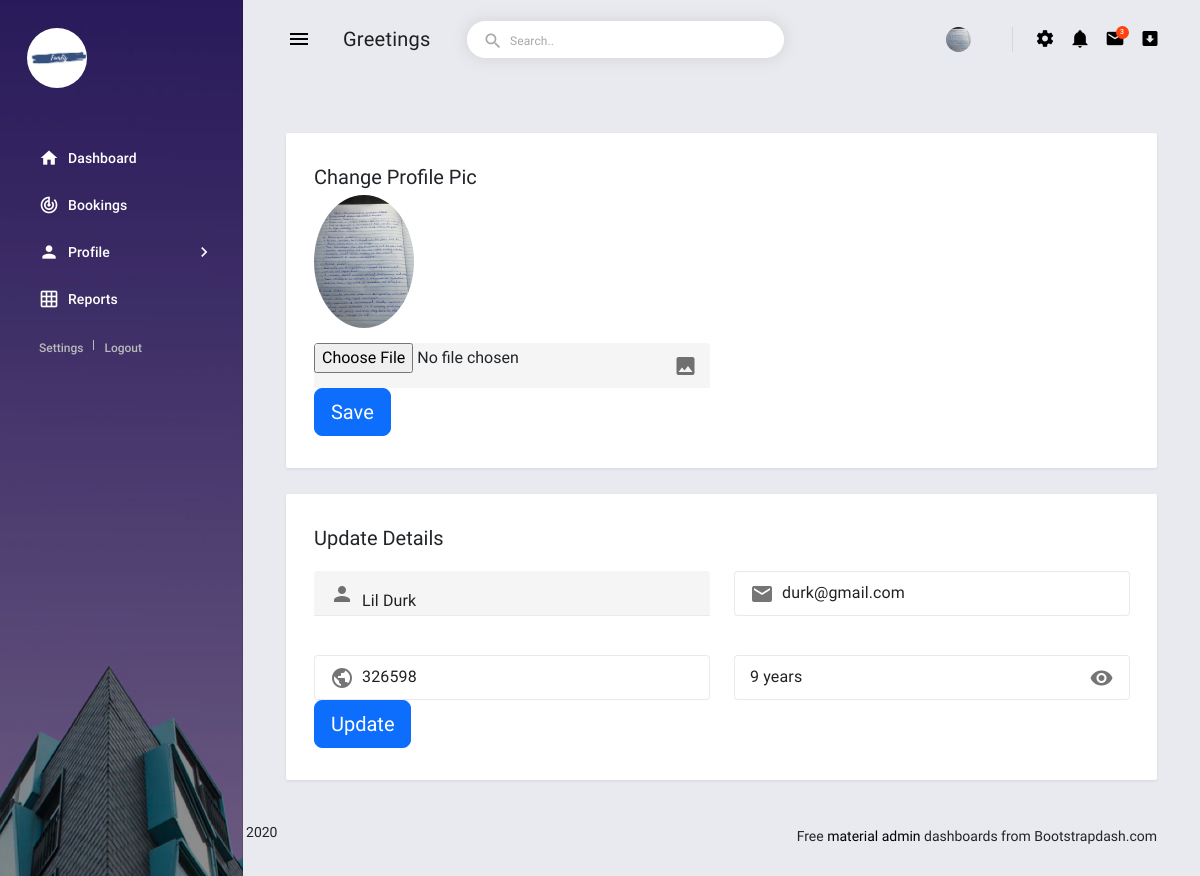
The app's page /fundidash/demo/pages/tables/editfundi.php?id=9 with its own data.
### tables this page shows
CREATE TABLE `fundis` (
  `id` int(255) NOT NULL,
  `name` varchar(255) NOT NULL,
  `email` varchar(60) NOT NULL,
  `phone` varchar(255) NOT NULL,
  `location` varchar(255) NOT NULL,
  `password` varchar(50) NOT NULL,
  `regnumber` int(11) NOT NULL,
  `userimage` varchar(60) NOT NULL,
  `service` varchar(255) NOT NULL,
  `experience` int(10) NOT NULL,
  `status` int(11) NOT NULL DEFAULT 1,
  `payment` int(11) NOT NULL DEFAULT 0
);

### fundidash/demo/pages/tables/editfundi.php (the view, shortened to what this page needs)
<?php
@include('../forms/config.php');
if(isset($_GET['id']) && $_GET['id']!=''){
  $id=$_GET['id'];
  $res=mysqli_query($conn,"select * from fundis where id='$id'");
  $check=mysqli_num_rows($res);
  if($check>0){
    $row=mysqli_fetch_assoc($res);
  }else{
    header('location:vendor_management.php');
    die();
  }
}
?>
<!DOCTYPE html>
<html lang="en">
<head>
  <link rel="stylesheet" href="../../../assets/vendors/mdi/css/materialdesignicons.min.css">
  <link rel="stylesheet" href="../../../assets/vendors/css/vendor.bundle.base.css">
  <link href="https://cdn.jsdelivr.net/npm/bootstrap@5.2.0/dist/css/bootstrap.min.css" rel="stylesheet">
  <link rel="stylesheet" href="../../../assets/css/demo/style.css">
</head>
<body>
  <div class="body-wrapper">
    <aside class="mdc-drawer mdc-drawer--dismissible mdc-drawer--open">
      <div class="mdc-drawer__header">
        <a href="../../index.html" class="brand-logo">
          <img src="../assets/logos/toplog.png" width="60" height="60" style="border-radius:50%" alt="logo">
        </a>
      </div>
      <div class="mdc-drawer__content">
        <div class="mdc-list-group">
          <nav class="mdc-list mdc-drawer-menu">
            <div class="mdc-list-item mdc-drawer-item">
              <a class="mdc-drawer-link" href="../../index.php">
                <i class="material-icons mdc-list-item__start-detail mdc-drawer-item-icon" aria-hidden="true">home</i>
                Dashboard
              </a>
            </div>
            <div class="mdc-list-item mdc-drawer-item">
              <a class="mdc-drawer-link" href="../../pages/forms/basic-forms.php">
                <i class="material-icons mdc-list-item__start-detail mdc-drawer-item-icon" aria-hidden="true">track_changes</i>
                Bookings
              </a>
            </div>
            <div class="mdc-list-item mdc-drawer-item">
              <a class="mdc-expansion-panel-link" href="#" data-toggle="expansionPanel" data-target="ui-sub-menu">
                <i class="material-icons mdc-list-item__start-detail mdc-drawer-item-icon" aria-hidden="true">person</i>
                Profile
                <i class="mdc-drawer-arrow material-icons">chevron_right</i>
              </a>
            </div>
            <div class="mdc-list-item mdc-drawer-item">
              <a class="mdc-drawer-link" href="../../pages/tables/basic-tables.php">
                <i class="material-icons mdc-list-item__start-detail mdc-drawer-item-icon" aria-hidden="true">grid_on</i>
                Reports
              </a>
            </div>
          </nav>
        </div>
        <div class="profile-actions">
          <a href="javascript:;">Settings</a>
          <a href="logout.php">Logout</a>
        </div>
    </aside>
    <div class="main-wrapper mdc-drawer-app-content">
      <header class="mdc-top-app-bar">
        <div class="mdc-top-app-bar__row">
          <div class="mdc-top-app-bar__section mdc-top-app-bar__section--align-start">
            <button class="material-icons mdc-top-app-bar__navigation-icon mdc-icon-button sidebar-toggler">menu</button>
            <span class="mdc-top-app-bar__title">Greetings <?php echo $_SESSION['admin_name'] ?></span>
            <div class="mdc-text-field mdc-text-field--outlined mdc-text-field--with-leading-icon search-text-field d-none d-md-flex">
              <i class="material-icons mdc-text-field__icon">search</i>
              <input class="mdc-text-field__input" id="text-field-hero-input">
              <div class="mdc-notched-outline">
                <div class="mdc-notched-outline__leading"></div>
                <div class="mdc-notched-outline__notch">
                  <label for="text-field-hero-input" class="mdc-floating-label">Search..</label>
                </div>
                <div class="mdc-notched-outline__trailing"></div>
              </div>
            </div>
          </div>
          <div class="mdc-top-app-bar__section mdc-top-app-bar__section--align-end mdc-top-app-bar__section-right">
            <div class="menu-button-container menu-profile d-none d-md-block">
              <button class="mdc-button mdc-menu-button">
                <span class="d-flex align-items-center">
                  <span class="figure">
                    <img src="images/<?=$row['userimage']; ?>" style="border-radius: 50%;width: 25px;height: 25px;" alt="user" class="user">
                  </span>
                </span>
              </button>
            </div>
            <div class="menu-button-container d-none d-md-block">
              <button class="mdc-button mdc-menu-button">
                <i class="mdi mdi-settings"></i>
              </button>
            </div>
            <div class="menu-button-container">
              <button class="mdc-button mdc-menu-button">
                <i class="mdi mdi-bell"></i>
              </button>
            </div>
            <div class="menu-button-container">
              <button class="mdc-button mdc-menu-button">
                <i class="mdi mdi-email"></i>
                <span class="count-indicator">
                  <span class="count">3</span>
                </span>
              </button>
            </div>
            <div class="menu-button-container d-none d-md-block">
              <button class="mdc-button mdc-menu-button">
                <i class="mdi mdi-arrow-down-bold-box"></i>
              </button>
            </div>
          </div>
        </div>
      </header>
      <div class="page-wrapper mdc-toolbar-fixed-adjust">
        <main class="content-wrapper">
          <div class="mdc-layout-grid">
          </div>
          <div class="mdc-layout-grid">
            <form action="" method="POST" enctype ="multipart/form-data">
            <div class="mdc-layout-grid__inner">
              <div class="mdc-layout-grid__cell--span-12">
                <div class="mdc-card">
                  <h6 class="card-title">Change Profile Pic</h6>
                  <img src="../forms/images/<?=$row['userimage']; ?>" alt="dp" class="img-a img-fluid" style="border-radius: 50%;" width='100px' height='100px'>
                  <div class="template-demo">
                    <div class="mdc-layout-grid__inner">
                      <div class="mdc-layout-grid__cell stretch-card mdc-layout-grid__cell--span-6-desktop">
                        <div class="mdc-text-field mdc-text-field--with-trailing-icon">
                          <i class="material-icons mdc-text-field__icon">image</i>
                          <input class="" type="file" name="profile_pic">
                        </div>
                      </div>
                    </div>
                    <button type="submit" name="saveimage" class="btn btn-primary btn-lg">Save</button>
                  </div>
                </div>
              </div>
            </div>
          </form>
        </div>
          <div class="mdc-layout-grid">
            <div class="mdc-layout-grid__inner">
              <div class="mdc-layout-grid__cell--span-12">
                <div class="mdc-card">
                  <h6 class="card-title">Update Details</h6>
                  <div class="template-demo">
                    <div class="mdc-layout-grid__inner">
                      <div class="mdc-layout-grid__cell stretch-card mdc-layout-grid__cell--span-6-desktop">
                        <div class="mdc-text-field mdc-text-field--with-leading-icon">
                          <i class="material-icons mdc-text-field__icon">person</i>
                          <input class="mdc-text-field__input" id="text-field-hero-input" value="<?php echo $row['name']; ?>">
                        </div>
                      </div>
                      <div class="mdc-layout-grid__cell stretch-card mdc-layout-grid__cell--span-6-desktop">
                        <div class="mdc-text-field mdc-text-field--outlined mdc-text-field--with-leading-icon">
                          <i class="material-icons mdc-text-field__icon">email</i>
                          <input class="mdc-text-field__input" id="text-field-hero-input" value="<?php echo $row['email']; ?>">
                          <div class="mdc-notched-outline">
                            <div class="mdc-notched-outline__leading"></div>
                            <div class="mdc-notched-outline__trailing"></div>
                          </div>
                        </div>
                      </div>
                      <div class="mdc-layout-grid__cell stretch-card mdc-layout-grid__cell--span-6-desktop">
                        <div class="mdc-text-field mdc-text-field--outlined mdc-text-field--with-leading-icon">
                          <i class="material-icons mdc-text-field__icon">public</i>
                          <input class="mdc-text-field__input" id="text-field-hero-input" value="<?php echo $row['regnumber']; ?>">
                          <div class="mdc-notched-outline">
                            <div class="mdc-notched-outline__leading"></div>
                            <div class="mdc-notched-outline__trailing"></div>
                          </div>
                        </div>
                      </div>
                      <div class="mdc-layout-grid__cell stretch-card mdc-layout-grid__cell--span-6-desktop">
                        <div class="mdc-text-field mdc-text-field--outlined mdc-text-field--with-trailing-icon">
                          <i class="material-icons mdc-text-field__icon">visibility</i>
                          <input class="mdc-text-field__input" id="text-field-hero-input" value="<?php echo $row['experience'] ?> years">
                          <div class="mdc-notched-outline">
                            <div class="mdc-notched-outline__leading"></div>
                            <div class="mdc-notched-outline__trailing"></div>
                          </div>
                        </div>
                      </div>
                    </div>
                    <button type="submit" name="update" class="btn btn-primary btn-lg">Update</button>
                  </div>
                </div>
              </div>
            </div>
          </div>
              </div>
            </div>
          </div>
        <footer>
          <div class="mdc-layout-grid">
            <div class="mdc-layout-grid__inner">
              <div class="mdc-layout-grid__cell stretch-card mdc-layout-grid__cell--span-6-desktop">
                <span class="text-center text-sm-left d-block d-sm-inline-block tx-14">Copyright © <a href="https://www.bootstrapdash.com/" target="_blank">bootstrapdash.com </a>2020</span>
              </div>
              <div class="mdc-layout-grid__cell stretch-card mdc-layout-grid__cell--span-6-desktop d-flex justify-content-end">
                <span class="float-none float-sm-right d-block mt-1 mt-sm-0 text-center tx-14">Free <a href="https://www.bootstrapdash.com/material-design-dashboard/" target="_blank"> material admin </a> dashboards from Bootstrapdash.com</span>
              </div>
            </div>
          </div>
        </footer>
</body>
</html>

### records on screen
fundis: userimage (picture), name "Lil Durk", email "durk@gmail.com", regnumber "326598", experience "9 years"
